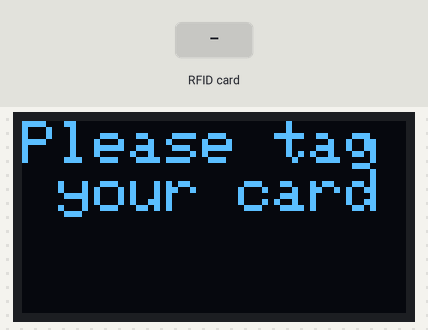
The sketch below on a simulated Arduino Zero (SAMD21). Shown: 128×64 one-colour display. The inputs (shaded band) are chosen by the test bench. What the sketch prints to the serial monitor is not drawn.

Above: at 2.6 s.
2.7 s: RFID card 1B 3E 1B 6D held to the reader
5.6 s: RFID card 5E 7A 19 C4 held to the reader
Timing chart, 0 to 8.6 s (numbered marks = the images above; inputs shaded):
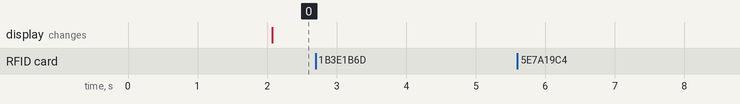

The sketch:

prepayment_system.ino
```cpp
#include <SPI.h>
#include <MFRC522.h>
#include <Arduino.h>
#include <wiring_private.h>
#include <math.h>
#define FILE_WRITE (O_READ | O_WRITE | O_CREAT | O_APPEND)
#define SS_PIN 10 //RFID digital PIN
#define RST_PIN 9  //RFID reset PIN
#include <Wire.h>
#include <Adafruit_GFX.h>
#include <Adafruit_SSD1306.h>

#define SCREEN_WIDTH 128 // OLED display width, in pixels
#define SCREEN_HEIGHT 64 // OLED display height, in pixels
#define OLED_RESET     -1 // Reset pin # (or -1 if sharing Arduino reset pin)
#define SCREEN_ADDRESS 0x3C ///< See datasheet for Address; 0x3D for 128x64, 0x3C for 128x32
Adafruit_SSD1306 display(SCREEN_WIDTH, SCREEN_HEIGHT, &Wire, OLED_RESET);
#define NUMFLAKES     10 // Number of snowflakes in the animation example
#define LOGO_HEIGHT   16
#define LOGO_WIDTH    16
//#define PIN_SERIAL2_RX       (2ul)              //    Pin description number for PIO_SERCOM on D1
//#define PIN_SERIAL2_TX       (3ul)             //     Pin description number for PIO_SERCOM on D0
//#define PAD_SERIAL2_TX       (UART_TX_PAD_0)    //    SERCOM pad 2 TX
//#define PAD_SERIAL2_RX       (SERCOM_RX_PAD_1)   //   SERCOM pad 3 RX

static const unsigned char PROGMEM logo_bmp[] =
{ 0b00000000, 0b11000000,
  0b00000001, 0b11000000,
  0b00000001, 0b11000000,
  0b00000011, 0b11100000,
  0b11110011, 0b11100000,
  0b11111110, 0b11111000,
  0b01111110, 0b11111111,
  0b00110011, 0b10011111,
  0b00011111, 0b11111100,
  0b00001101, 0b01110000,
  0b00011011, 0b10100000,
  0b00111111, 0b11100000,
  0b00111111, 0b11110000,
  0b01111100, 0b11110000,
  0b01110000, 0b01110000,
  0b00000000, 0b00110000 };

MFRC522 rfid(SS_PIN, RST_PIN); // Instance of the class
MFRC522::MIFARE_Key key;

Uart Lora(&sercom1, 3, 2,SERCOM_RX_PAD_1,UART_TX_PAD_0);  // Communication with Household
void SERCOM1_Handler()   //   Interrupt handler for SERCOM1
{  Lora.IrqHandler();}

char ch[32] = {0};
String credit = "500";
char c_array[10] = {0};
String id = "";
const int chipSelect = 8;
// Init array that will store new NUID
byte nuidPICC[4];
String ID;
int i=0;
String cardID="1B 3E 1B 6D";
bool idMatch =true;


void setup() {
  Serial.begin(9600);
  Lora.begin(4800);
  pinPeripheral(3, PIO_SERCOM_ALT);  //   Assign pins 0 & 1 SERCOM functionality
  pinPeripheral(2, PIO_SERCOM_ALT);
  SPI.begin(); // Init SPI bus
  rfid.PCD_Init(); // Init MFRC522
  for (byte i = 0; i < 6; i++) {
    key.keyByte[i] = 0xFF;
  }

}

void loop()
{

    Lora.print("Howon");
    Serial.println("sent");
    delay(2000);

  display.clearDisplay();
  display.setTextSize(2);             // Normal 1:1 pixel scale
  display.setCursor(0,0);
  display.println("Please tag your card");
  display.display();
  if (rfid.PICC_IsNewCardPresent() && rfid.PICC_ReadCardSerial())
  {
    readCardID();
//  Request info to the Hope solar plant
//  Recieve info from the Hope solar plant
//  valve control
//  This will be done at day 2
//  }
}
}

/**
 * Helper routine to dump a byte array as hex values to Serial.
 */
void readCardID()
{
  for (byte i = 0; i < 6; i++) {
    key.keyByte[i] = 0xFF;
  }
  Serial.print(F("PICC type: "));
  MFRC522::PICC_Type piccType = rfid.PICC_GetType(rfid.uid.sak);
  Serial.println(rfid.PICC_GetTypeName(piccType));

  // Check is the PICC of Classic MIFARE type
  if (piccType != MFRC522::PICC_TYPE_MIFARE_MINI &&
    piccType != MFRC522::PICC_TYPE_MIFARE_1K &&
    piccType != MFRC522::PICC_TYPE_MIFARE_4K) {
    Serial.println(F("Your tag is not of type MIFARE Classic."));
    return;
  }
  Serial.println(F("The NUID tag is:"));
  Serial.print(F("In hex: "));
  String tag_id = "";
  for (byte i = 0; i < rfid.uid.size; i++) {
    tag_id.concat(String(rfid.uid.uidByte[i] < 0x10 ? " 0" : " "));
    tag_id.concat(String(rfid.uid.uidByte[i], HEX));
  }
  tag_id.toUpperCase();
  // Halt PICC
  rfid.PICC_HaltA();
  // Stop encryption on PCD
  rfid.PCD_StopCrypto1();
  ID = tag_id.substring(1);
  Serial.println(ID);

}

void valve_control()
{
  digitalWrite(7,HIGH);
  delay(20000);
  digitalWrite(7,LOW);
}
  /*
//-------------UPDATE INFO----------------

  for(int i=teststring2.length(); i<15; i++)
  {
    teststring2 +=' ';
  }

  String modi = teststring0 + comma+teststring1 + comma + teststring2;
  myFile.seek(positionSD); //2번째줄 위치
  myFile.print(modi); //2번째줄 위치 업데이트
  Serial.println("-----------After change---------------");
  myFile.seek(0);
  line = myFile.readStringUntil('\0'); //read line one by one
  Serial.println(line);

}*/
```

Measured:
- after the input at 2.7 s, every drawn part: stays the same
- after the input at 5.6 s, every drawn part: stays the same
